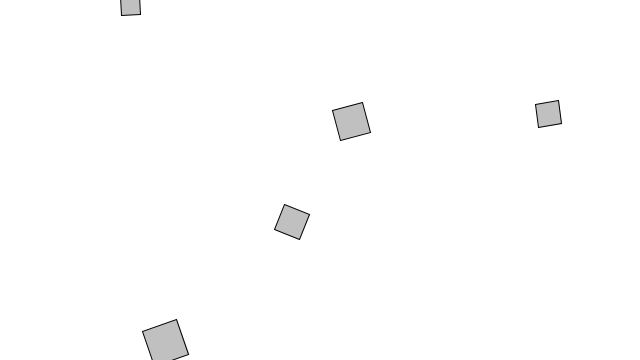
Frame 1 (no input)
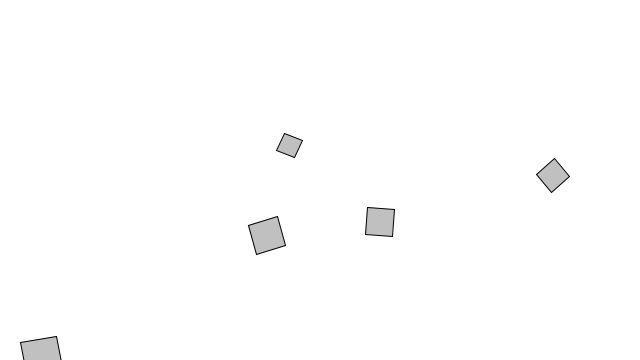
Frame 60 (the mouse pressed at the canvas centre just before this capture)
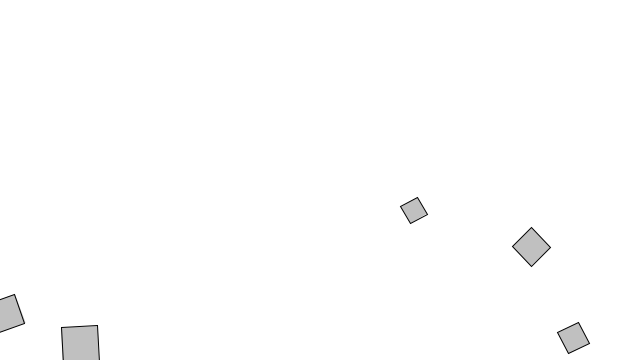
Frame 120 (the mouse held since frame 60 and released just before this capture)

The Processing sketch that drew these frames (run headless with seeded random() and noise(); from frame 60 on, the mouse is pressed at the canvas centre):

// Processing sketch: sikaku_mawaru
// ── sikaku_mawaru.pde
Mover[] movers = new Mover[5];
  float r = 0;
  float theta = 0;
void setup(){
  size(640,360);
  for(int i = 0; i < movers.length;i++){
    movers[i] = new Mover(random(1,3),random(width),random(height));
  }
  background(255);
}

void draw(){
  background(255);
 
  for(int i = 0; i < movers.length; i++){
    Pvector wind  = new Pvector(random(-1,1),random(0,1));
    movers[i].applyForce(wind);
    movers[i].update();
    movers[i].checkEdge();
    movers[i].display();
  }
}
// ── Mover.pde
class Mover{
  Pvector location;
  Pvector velocity; // sokudo
  Pvector acceleration; // kasokudo
  float angle = 0;
  float aVelocity;
  float aAcceleration;
  float mass; // situryo
  
  /*
   property 
   float m : situryou,
   float x : x jiku
   float y : y jiku
  */
  Mover(float m, float x, float y){
   location = new Pvector(x,y);
   velocity = new Pvector(0,0);
   acceleration = new Pvector(0,0);
   mass = m;
  }
  
  void update(){
   velocity.add(acceleration);
   location.add(velocity);
   aAcceleration = acceleration.x;
   aVelocity += aAcceleration;
   angle += aVelocity;
   acceleration.mult(0);
  }
  
  void display(){
   stroke(0);
   fill(175,200);
   rectMode(CENTER);
   pushMatrix();
   translate(location.x,location.y);
   rotate(angle);
   rect(0,0,mass*16,mass*16);
   popMatrix();
  }
  
  void checkEdge(){
   if(location.x > width){
    location.x = width;
    velocity.x *= -1;
   }else if (location.x < 0) {
     velocity.x *= -1;
     location.x = 0;
   }
   if(location.y > height){
     velocity.y *= -1;
     location.y = height;
   }
  }
  
  void applyForce(Pvector force){
     Pvector f = Pvector.div(force, mass);
     acceleration.add(f); 
  }
  
   Pvector attract(Mover m){
    Pvector force = Pvector.sub(location,m.location);
    float distance = force.mag();
    distance = constrain(distance, 5.0, 25);
    force.normalize();
    float strength = (1 * mass * m.mass) / (distance * distance );
    force.mult(strength);
    return force;
  }
}
// ── Pvector.pde
static class Pvector{
  float x;
  float y;
  Pvector(float x_, float y_){
    x = x_;
    y = y_;
  }
  static Pvector add(Pvector v1, Pvector v2){
    return new Pvector(v1.x + v2.x , v1.y + v2.y );
  }
  static Pvector sub(Pvector v1, Pvector v2){
    return new Pvector(v1.x - v2.x, v1.y - v2.y);
  }
  static Pvector div(Pvector force, float mass){
    return  new Pvector(force.x / mass, force.y /mass);
  } 
  Pvector get(){
    return new Pvector(x,y);
  }
  
  void add(Pvector v){
    x += v.x;
    y += v.y;
  }
  void mult(float n){
   x*=n;
   y*=n;
  }
  void div(float n){
   x /=n;
   y /=n;
  }
  float mag(){
   return sqrt(x*x + y*y);
  }
  void normalize() {
   float m = mag();
   if(m != 0){
    div(m);
   }
  }
  void limit (float max, float min){
    if(x > max){
      x = max;
    }
    if(y > max){
      y = max;
    }
    
    if(x < min){
      x = min;
    }
    if(y < min){
      y = min;
    }
  }
  //Pvector random2D(){
  //   Pvector acceleration = new Pvector(random(-1,1),random(-1,1));
  //   acceleration.normalize();
  //   return acceleration;
  //}
}
